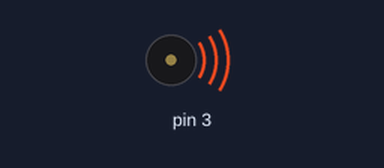
The sketch below on a simulated Arduino Uno, built with avr-gcc and run on an emulated ATmega328P. On the bench: buzzer (waves = sounding).

Above: at 0.5 s.
Timing chart, 0 to 10.4 s (numbered marks = the images above):
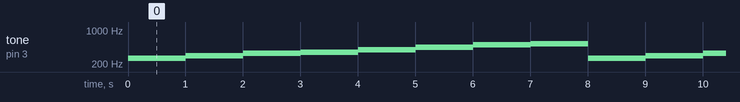

The sketch:

buzzer_ile_notalar1.ino
```cpp
// C++ code
//
void setup()
{
  pinMode(3, OUTPUT);
}

void loop()
{
  tone(3, 262, 1000); // play tone 48 (C4 = 262 Hz)
  delay(1000); // Wait for 1000 millisecond(s)
  tone(3, 294, 1000); // play tone 50 (D4 = 294 Hz)
  delay(1000); // Wait for 1000 millisecond(s)
  tone(3, 330, 1000); // play tone 52 (E4 = 330 Hz)
  delay(1000); // Wait for 1000 millisecond(s)
  tone(3, 349, 1000); // play tone 53 (F4 = 349 Hz)
  delay(1000); // Wait for 1000 millisecond(s)
  tone(3, 392, 1000); // play tone 55 (G4 = 392 Hz)
  delay(1000); // Wait for 1000 millisecond(s)
  tone(3, 440, 1000); // play tone 57 (A4 = 440 Hz)
  delay(1000); // Wait for 1000 millisecond(s)
  tone(3, 494, 1000); // play tone 59 (B4 = 494 Hz)
  delay(1000); // Wait for 1000 millisecond(s)
  tone(3, 523, 1000); // play tone 60 (C5 = 523 Hz)
  delay(1000); // Wait for 1000 millisecond(s)
}
```

Measured:
- by itself, tone on pin 3: repeats every 8.0 s: 294 Hz 1.0 s, 330 Hz 1.0 s, 349 Hz 1.0 s, 392 Hz 1.0 s, 440 Hz 1.0 s, 494 Hz 1.0 s, 523 Hz 1.0 s, 262 Hz 1.0 s
